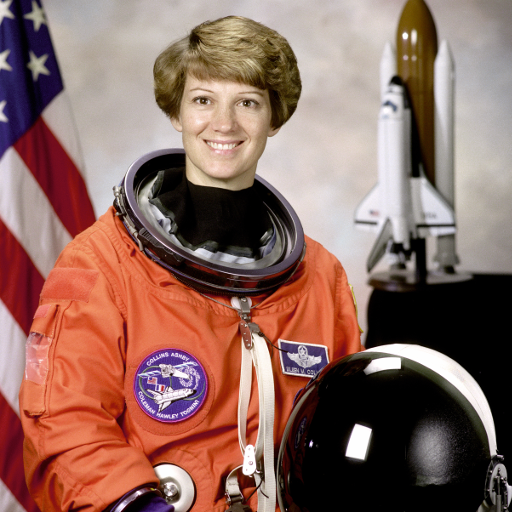
#> input picture skimage.data.astronaut(), 512 x 512 px
$ python lab8.py
#> lines starting #> are read from the running program, lines starting #| are printed output that depends on the picture
"""Лабораторна 8. Масштабування: інтерполяція, аліасинг, міпмапи, ціна гами.
Потрібні: numpy, Pillow, scikit-image."""
import numpy as np
from PIL import Image
from skimage import data


# ---------- Гама з лабораторної 2 ----------
def to_light(code):
    c = np.asarray(code, dtype=np.float64) / 255
    return np.where(c <= 0.04045, c / 12.92, ((c + 0.055) / 1.055) ** 2.4)

def to_code(light):
    l = np.asarray(light, dtype=np.float64)
    s = np.where(l <= 0.0031308, l * 12.92, 1.055 * np.maximum(l, 0) ** (1 / 2.4) - 0.055)
    return s * 255


# ---------- Завдання 2: тестова шахівниця ----------
def checker(N=512, cell=4, ang=18):
    y, x = np.indices((N, N)).astype(float) - N / 2
    a = np.deg2rad(ang)
    xr = x * np.cos(a) - y * np.sin(a)
    yr = x * np.sin(a) + y * np.cos(a)
    return ((np.floor(xr / cell) + np.floor(yr / cell)) % 2) * 255


# ---------- Завдання 3-4: зменшення вдвічі ----------
def half_naive(img):
    h, w = img.shape
    return img.reshape(h // 2, 2, w // 2, 2).mean(axis=(1, 3))

def half_linear(img):
    L = to_light(img)
    h, w = L.shape
    return to_code(L.reshape(h // 2, 2, w // 2, 2).mean(axis=(1, 3)))


if __name__ == '__main__':
    gray = np.array(Image.fromarray(data.astronaut()).convert('L'))

    # ---------- Завдання 1: збільшення ----------
    small = gray[340:356, 372:388]                      # фрагмент 16x16
    im = Image.fromarray(small)
    im.resize((320, 320), Image.NEAREST).save('up_nearest.png')
    im.resize((320, 320), Image.BILINEAR).save('up_bilinear.png')
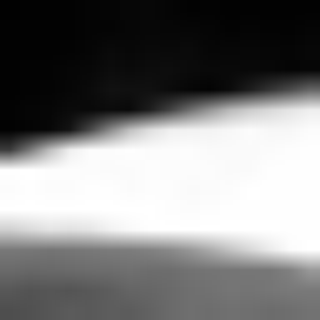
#> saved as up_bilinear.png: PIL image 320x320 L; min 1, max 255, mean 125.5
    im.resize((320, 320), Image.LANCZOS).save('up_lanczos.png')
    a = np.array(Image.open('up_nearest.png'))
    b = np.array(Image.open('up_bilinear.png'))
    c = np.array(Image.open('up_lanczos.png'))
    blocks_ok = np.array_equal(a[:20, :20], np.full((20, 20), a[0, 0]))
#> blocks_ok = True
    print("Завдання 1. nearest дає квадрати 20x20:", blocks_ok,
          "| три файли різні:", not (np.array_equal(a, b) or np.array_equal(b, c)))
#| Завдання 1. nearest дає квадрати 20x20: True | три файли різні: True

    # ---------- Завдання 2: аліасинг ----------
    ch = checker()
    k = 4
    nearest = ch[::k, ::k]
    area = ch.reshape(512 // k, k, 512 // k, k).mean(axis=(1, 3))
    print("\nЗавдання 2.")
    stats = {}
    for name, img in (('ds_nearest', nearest), ('ds_area', area)):
        Image.fromarray(img.astype(np.uint8)).save(name + '.png')
        stats[name] = (img.mean(), img.std())
        print(name, 'середнє %.1f розкид %.1f' % stats[name])
#> this loop made 2 passes
#> pass 1, `Image.fromarray(img.astype(np.uint8)).save(name + '.png')`:
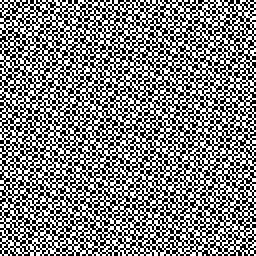
#> saved as ds_nearest.png: PIL image 128x128 L (shown 2 times larger); 50% white in thin lines or dots
    Image.fromarray(ch.astype(np.uint8)).save('checker_orig.png')
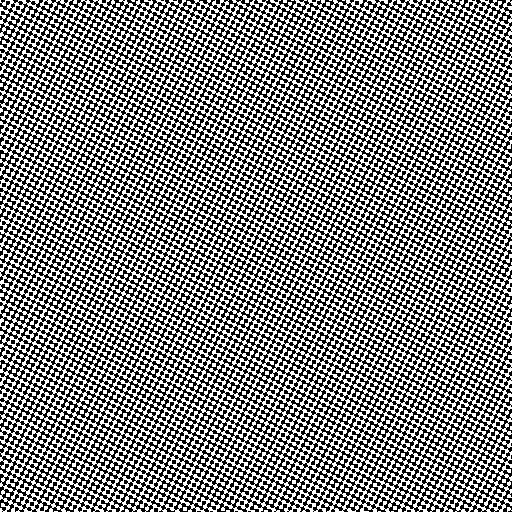
#> saved as checker_orig.png: PIL image 512x512 L; 50% white in thin lines or dots

    # ---------- Завдання 3: міпмапи ----------
    print("\nЗавдання 3.")
    g = gray.astype(float)
    level = 0
    while g.shape[0] >= 2:
        Image.fromarray(g.astype(np.uint8)).save(f'mip_{level}.png')
        print(level, g.shape[0], 'середня яскравість %.1f' % g.mean())
        g = half_naive(g)
        level += 1
#> this loop made 9 passes
#> g on passes 8 to 9: [[124.5, 161.6], [116, 59.49]], [115.4]
#| 0 512 середня яскравість 115.4
#| 1 256 середня яскравість 115.4
#| 2 128 середня яскравість 115.4
#| 3 64 середня яскравість 115.4
#| 4 32 середня яскравість 115.4
#| 5 16 середня яскравість 115.4
#| 6 8 середня яскравість 115.4
#| 7 4 середня яскравість 115.4
#> (further printed lines are left out)
#> pass 3, `g = half_naive(g)`:
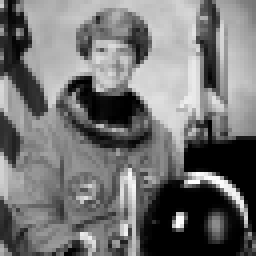
#> g: shape (64, 64) float64 (shown 4 times larger); min 0, max 254.2, mean 115.4
#> after the loop, level = 9
    print("рівнів:", level)
#| рівнів: 9

    # ---------- Завдання 4: ціна гами ----------
    print("\nЗавдання 4.")
    cb = np.indices((256, 256)).sum(axis=0) % 2 * 255.0
    print('наївно: %.1f' % half_naive(cb).mean())
    print('правильно: %.1f' % half_linear(cb).mean())

    gn = gray.astype(float)
    gl = gray.astype(float)
    rows = [(0, 512, gn.mean(), gl.mean())]
#> rows = [(0, 512, 115.4, 115.4)]
    print('0', 512, '%.1f %.1f різниця %+.1f' % (gn.mean(), gl.mean(), 0.0))
#| 0 512 115.4 115.4 різниця +0.0
    for lv in range(1, 6):
        gn, gl = half_naive(gn), half_linear(gl)
        rows.append((lv, gn.shape[0], gn.mean(), gl.mean()))
        print(lv, gn.shape[0], '%.1f %.1f різниця %+.1f' % (gn.mean(), gl.mean(), gl.mean() - gn.mean()))
#> this loop made 5 passes
#| 1 256 115.4 116.0 різниця +0.6
#| 2 128 115.4 117.1 різниця +1.7
#| 3 64 115.4 118.9 різниця +3.5
#| 4 32 115.4 122.0 різниця +6.6
#| 5 16 115.4 127.4 різниця +12.0
#> pass 1, in to_code (call 2), `l = np.asarray(light, dtype=np.float64)`:
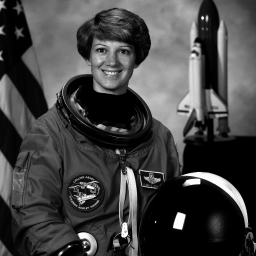
#> l: shape (256, 256) float64; min 0, max 1, mean 0.267
#> after the loop, rows = [(0, 512, 115.4, 115.4), (1, 256, 115.4, 116), (2, 128, 115.4, 117.1), (3, 64, 115.4, 118.9), (4, 32, 115.4, 122), (5, 16, 115.4, 127.4)]
    Image.fromarray(np.clip(gn, 0, 255).astype(np.uint8)).resize((256, 256), Image.NEAREST).save('half5_naive.png')
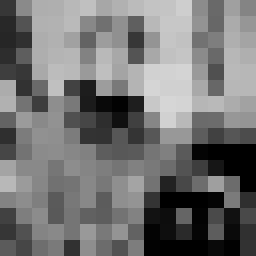
#> saved as half5_naive.png: PIL image 256x256 L; min 0, max 214, mean 114.9
    Image.fromarray(np.clip(gl, 0, 255).astype(np.uint8)).resize((256, 256), Image.NEAREST).save('half5_linear.png')
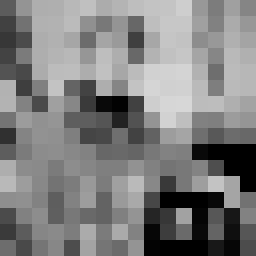
#> saved as half5_linear.png: PIL image 256x256 L; min 0, max 215, mean 126.9

    f = lambda x: f"{x:.1f}".replace('.', ',')
    t = ("Таблиця 1. Зменшення шахівниці у 4 рази\n\n"
         "| Спосіб | Середнє | Розкид |\n|--------|---------|--------|\n"
         f"| кожен 4-й піксель | {f(stats['ds_nearest'][0])} | {f(stats['ds_nearest'][1])} |\n"
         f"| усереднення 4x4 | {f(stats['ds_area'][0])} | {f(stats['ds_area'][1])} |\n\n"
         "Таблиця 2. Накопичення різниці від гами\n\n"
         "| Рівень | Розмір | Наївно | Правильно | Різниця |\n|--------|--------|--------|-----------|---------|\n")
    for lv, sz, n_, l_ in rows:
        d = l_ - n_
        t += f"| {lv} | {sz} | {f(n_)} | {f(l_)} | {('+' if d > 0.05 else '') + f(d)} |\n"
#> this loop made 6 passes
#> (sz, l_, d) on passes 1 to 6: (512, 115.4, 0), (256, 116, 0.575), (128, 117.1, 1.66), (64, 118.9, 3.5), (32, 122, 6.58), (16, 127.4, 11.98)
    open('table.txt', 'w', encoding='utf-8').write(t)
    print("\n" + t)
#| Таблиця 1. Зменшення шахівниці у 4 рази
#| | Спосіб | Середнє | Розкид |
#| |--------|---------|--------|
#| | кожен 4-й піксель | 127,5 | 127,5 |
#| | усереднення 4x4 | 127,5 | 44,6 |
#| Таблиця 2. Накопичення різниці від гами
#| | Рівень | Розмір | Наївно | Правильно | Різниця |
#| |--------|--------|--------|-----------|---------|
#| | 0 | 512 | 115,4 | 115,4 | 0,0 |
#| | 1 | 256 | 115,4 | 116,0 | +0,6 |
#| | 2 | 128 | 115,4 | 117,1 | +1,7 |
#| | 3 | 64 | 115,4 | 118,9 | +3,5 |
#> (further printed lines are left out)
